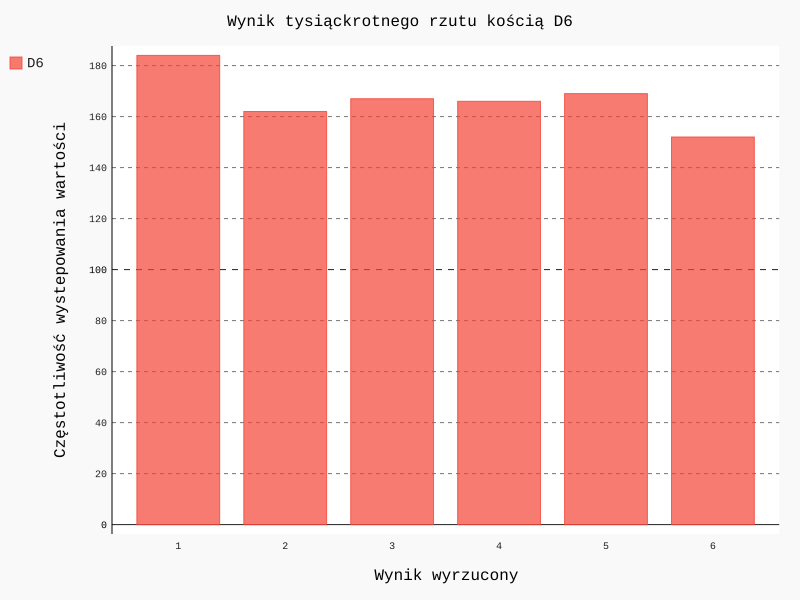

Generate this figure with Python:
import pygal

from die import Die

#kość D6
die = Die() 

#Wykonanie rzutów i umieszczenie na liście
results = []
for roll_num in range(1000):
    result = die.roll()
    results.append(result)
    
print(results)

#analiza wyników
frequencies = []
for value in range(1, die.num_sides+1):
    frequency = results.count(value)
    frequencies.append(frequency)

print("\t")
print(frequencies)

#Wizualizacja danych
hist = pygal.Bar()
hist.force_uri_protocol = 'http'

hist.title = "Wynik tysiąckrotnego rzutu kością D6"
hist.x_labels = ['1', '2', '3', '4', '5', '6']
hist.x_title = "Wynik wyrzucony"
hist.y_title = "Częstotliwość wystepowania wartości"

hist.add('D6', frequencies)
hist.render_to_file('die_visual.svg')
